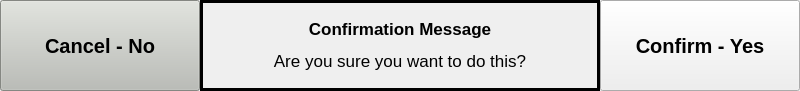
<?xml version="1.0" encoding="UTF-8"?>
<ui version="4.0">
 <class>Form</class>
 <widget class="QWidget" name="Form">
  <property name="geometry">
   <rect>
    <x>0</x>
    <y>0</y>
    <width>800</width>
    <height>91</height>
   </rect>
  </property>
  <property name="windowTitle">
   <string>Form</string>
  </property>
  <layout class="QHBoxLayout" name="horizontalLayout">
   <property name="spacing">
    <number>0</number>
   </property>
   <property name="leftMargin">
    <number>0</number>
   </property>
   <property name="topMargin">
    <number>0</number>
   </property>
   <property name="rightMargin">
    <number>0</number>
   </property>
   <property name="bottomMargin">
    <number>0</number>
   </property>
   <item>
    <widget class="QPushButton" name="button_cancel">
     <property name="sizePolicy">
      <sizepolicy hsizetype="Minimum" vsizetype="Expanding">
       <horstretch>0</horstretch>
       <verstretch>0</verstretch>
      </sizepolicy>
     </property>
     <property name="palette">
      <palette>
       <active>
        <colorrole role="WindowText">
         <brush brushstyle="SolidPattern">
          <color alpha="255">
           <red>0</red>
           <green>0</green>
           <blue>0</blue>
          </color>
         </brush>
        </colorrole>
        <colorrole role="Button">
         <brush brushstyle="SolidPattern">
          <color alpha="255">
           <red>186</red>
           <green>189</green>
           <blue>182</blue>
          </color>
         </brush>
        </colorrole>
        <colorrole role="Light">
         <brush brushstyle="SolidPattern">
          <color alpha="255">
           <red>255</red>
           <green>255</green>
           <blue>255</blue>
          </color>
         </brush>
        </colorrole>
        <colorrole role="Midlight">
         <brush brushstyle="SolidPattern">
          <color alpha="255">
           <red>220</red>
           <green>222</green>
           <blue>218</blue>
          </color>
         </brush>
        </colorrole>
        <colorrole role="Dark">
         <brush brushstyle="SolidPattern">
          <color alpha="255">
           <red>93</red>
           <green>94</green>
           <blue>91</blue>
          </color>
         </brush>
        </colorrole>
        <colorrole role="Mid">
         <brush brushstyle="SolidPattern">
          <color alpha="255">
           <red>124</red>
           <green>126</green>
           <blue>121</blue>
          </color>
         </brush>
        </colorrole>
        <colorrole role="Text">
         <brush brushstyle="SolidPattern">
          <color alpha="255">
           <red>0</red>
           <green>0</green>
           <blue>0</blue>
          </color>
         </brush>
        </colorrole>
        <colorrole role="BrightText">
         <brush brushstyle="SolidPattern">
          <color alpha="255">
           <red>255</red>
           <green>255</green>
           <blue>255</blue>
          </color>
         </brush>
        </colorrole>
        <colorrole role="ButtonText">
         <brush brushstyle="SolidPattern">
          <color alpha="255">
           <red>0</red>
           <green>0</green>
           <blue>0</blue>
          </color>
         </brush>
        </colorrole>
        <colorrole role="Base">
         <brush brushstyle="SolidPattern">
          <color alpha="255">
           <red>255</red>
           <green>255</green>
           <blue>255</blue>
          </color>
         </brush>
        </colorrole>
        <colorrole role="Window">
         <brush brushstyle="SolidPattern">
          <color alpha="255">
           <red>186</red>
           <green>189</green>
           <blue>182</blue>
          </color>
         </brush>
        </colorrole>
        <colorrole role="Shadow">
         <brush brushstyle="SolidPattern">
          <color alpha="255">
           <red>0</red>
           <green>0</green>
           <blue>0</blue>
          </color>
         </brush>
        </colorrole>
        <colorrole role="AlternateBase">
         <brush brushstyle="SolidPattern">
          <color alpha="255">
           <red>220</red>
           <green>222</green>
           <blue>218</blue>
          </color>
         </brush>
        </colorrole>
        <colorrole role="ToolTipBase">
         <brush brushstyle="SolidPattern">
          <color alpha="255">
           <red>255</red>
           <green>255</green>
           <blue>220</blue>
          </color>
         </brush>
        </colorrole>
        <colorrole role="ToolTipText">
         <brush brushstyle="SolidPattern">
          <color alpha="255">
           <red>0</red>
           <green>0</green>
           <blue>0</blue>
          </color>
         </brush>
        </colorrole>
       </active>
       <inactive>
        <colorrole role="WindowText">
         <brush brushstyle="SolidPattern">
          <color alpha="255">
           <red>0</red>
           <green>0</green>
           <blue>0</blue>
          </color>
         </brush>
        </colorrole>
        <colorrole role="Button">
         <brush brushstyle="SolidPattern">
          <color alpha="255">
           <red>186</red>
           <green>189</green>
           <blue>182</blue>
          </color>
         </brush>
        </colorrole>
        <colorrole role="Light">
         <brush brushstyle="SolidPattern">
          <color alpha="255">
           <red>255</red>
           <green>255</green>
           <blue>255</blue>
          </color>
         </brush>
        </colorrole>
        <colorrole role="Midlight">
         <brush brushstyle="SolidPattern">
          <color alpha="255">
           <red>220</red>
           <green>222</green>
           <blue>218</blue>
          </color>
         </brush>
        </colorrole>
        <colorrole role="Dark">
         <brush brushstyle="SolidPattern">
          <color alpha="255">
           <red>93</red>
           <green>94</green>
           <blue>91</blue>
          </color>
         </brush>
        </colorrole>
        <colorrole role="Mid">
         <brush brushstyle="SolidPattern">
          <color alpha="255">
           <red>124</red>
           <green>126</green>
           <blue>121</blue>
          </color>
         </brush>
        </colorrole>
        <colorrole role="Text">
         <brush brushstyle="SolidPattern">
          <color alpha="255">
           <red>0</red>
           <green>0</green>
           <blue>0</blue>
          </color>
         </brush>
        </colorrole>
        <colorrole role="BrightText">
         <brush brushstyle="SolidPattern">
          <color alpha="255">
           <red>255</red>
           <green>255</green>
           <blue>255</blue>
          </color>
         </brush>
        </colorrole>
        <colorrole role="ButtonText">
         <brush brushstyle="SolidPattern">
          <color alpha="255">
           <red>0</red>
           <green>0</green>
           <blue>0</blue>
          </color>
         </brush>
        </colorrole>
        <colorrole role="Base">
         <brush brushstyle="SolidPattern">
          <color alpha="255">
           <red>255</red>
           <green>255</green>
           <blue>255</blue>
          </color>
         </brush>
        </colorrole>
        <colorrole role="Window">
         <brush brushstyle="SolidPattern">
          <color alpha="255">
           <red>186</red>
           <green>189</green>
           <blue>182</blue>
          </color>
         </brush>
        </colorrole>
        <colorrole role="Shadow">
         <brush brushstyle="SolidPattern">
          <color alpha="255">
           <red>0</red>
           <green>0</green>
           <blue>0</blue>
          </color>
         </brush>
        </colorrole>
        <colorrole role="AlternateBase">
         <brush brushstyle="SolidPattern">
          <color alpha="255">
           <red>220</red>
           <green>222</green>
           <blue>218</blue>
          </color>
         </brush>
        </colorrole>
        <colorrole role="ToolTipBase">
         <brush brushstyle="SolidPattern">
          <color alpha="255">
           <red>255</red>
           <green>255</green>
           <blue>220</blue>
          </color>
         </brush>
        </colorrole>
        <colorrole role="ToolTipText">
         <brush brushstyle="SolidPattern">
          <color alpha="255">
           <red>0</red>
           <green>0</green>
           <blue>0</blue>
          </color>
         </brush>
        </colorrole>
       </inactive>
       <disabled>
        <colorrole role="WindowText">
         <brush brushstyle="SolidPattern">
          <color alpha="255">
           <red>93</red>
           <green>94</green>
           <blue>91</blue>
          </color>
         </brush>
        </colorrole>
        <colorrole role="Button">
         <brush brushstyle="SolidPattern">
          <color alpha="255">
           <red>186</red>
           <green>189</green>
           <blue>182</blue>
          </color>
         </brush>
        </colorrole>
        <colorrole role="Light">
         <brush brushstyle="SolidPattern">
          <color alpha="255">
           <red>255</red>
           <green>255</green>
           <blue>255</blue>
          </color>
         </brush>
        </colorrole>
        <colorrole role="Midlight">
         <brush brushstyle="SolidPattern">
          <color alpha="255">
           <red>220</red>
           <green>222</green>
           <blue>218</blue>
          </color>
         </brush>
        </colorrole>
        <colorrole role="Dark">
         <brush brushstyle="SolidPattern">
          <color alpha="255">
           <red>93</red>
           <green>94</green>
           <blue>91</blue>
          </color>
         </brush>
        </colorrole>
        <colorrole role="Mid">
         <brush brushstyle="SolidPattern">
          <color alpha="255">
           <red>124</red>
           <green>126</green>
           <blue>121</blue>
          </color>
         </brush>
        </colorrole>
        <colorrole role="Text">
         <brush brushstyle="SolidPattern">
          <color alpha="255">
           <red>93</red>
           <green>94</green>
           <blue>91</blue>
          </color>
         </brush>
        </colorrole>
        <colorrole role="BrightText">
         <brush brushstyle="SolidPattern">
          <color alpha="255">
           <red>255</red>
           <green>255</green>
           <blue>255</blue>
          </color>
         </brush>
        </colorrole>
        <colorrole role="ButtonText">
         <brush brushstyle="SolidPattern">
          <color alpha="255">
           <red>93</red>
           <green>94</green>
           <blue>91</blue>
          </color>
         </brush>
        </colorrole>
        <colorrole role="Base">
         <brush brushstyle="SolidPattern">
          <color alpha="255">
           <red>186</red>
           <green>189</green>
           <blue>182</blue>
          </color>
         </brush>
        </colorrole>
        <colorrole role="Window">
         <brush brushstyle="SolidPattern">
          <color alpha="255">
           <red>186</red>
           <green>189</green>
           <blue>182</blue>
          </color>
         </brush>
        </colorrole>
        <colorrole role="Shadow">
         <brush brushstyle="SolidPattern">
          <color alpha="255">
           <red>0</red>
           <green>0</green>
           <blue>0</blue>
          </color>
         </brush>
        </colorrole>
        <colorrole role="AlternateBase">
         <brush brushstyle="SolidPattern">
          <color alpha="255">
           <red>186</red>
           <green>189</green>
           <blue>182</blue>
          </color>
         </brush>
        </colorrole>
        <colorrole role="ToolTipBase">
         <brush brushstyle="SolidPattern">
          <color alpha="255">
           <red>255</red>
           <green>255</green>
           <blue>220</blue>
          </color>
         </brush>
        </colorrole>
        <colorrole role="ToolTipText">
         <brush brushstyle="SolidPattern">
          <color alpha="255">
           <red>0</red>
           <green>0</green>
           <blue>0</blue>
          </color>
         </brush>
        </colorrole>
       </disabled>
      </palette>
     </property>
     <property name="font">
      <font>
       <pointsize>15</pointsize>
       <weight>75</weight>
       <bold>true</bold>
      </font>
     </property>
     <property name="text">
      <string>Cancel - No</string>
     </property>
    </widget>
   </item>
   <item>
    <widget class="QLabel" name="confirm_msg">
     <property name="minimumSize">
      <size>
       <width>400</width>
       <height>0</height>
      </size>
     </property>
     <property name="font">
      <font>
       <pointsize>13</pointsize>
      </font>
     </property>
     <property name="frameShape">
      <enum>QFrame::Box</enum>
     </property>
     <property name="lineWidth">
      <number>3</number>
     </property>
     <property name="text">
      <string>&lt;html&gt;&lt;head/&gt;&lt;body&gt;&lt;p&gt;&lt;span style=&quot; font-weight:600;&quot;&gt;Confirmation Message&lt;/span&gt;&lt;/p&gt;&lt;p&gt;Are you sure you want to do this?&lt;/p&gt;&lt;/body&gt;&lt;/html&gt;</string>
     </property>
     <property name="alignment">
      <set>Qt::AlignCenter</set>
     </property>
     <property name="wordWrap">
      <bool>true</bool>
     </property>
     <property name="margin">
      <number>6</number>
     </property>
    </widget>
   </item>
   <item>
    <widget class="QPushButton" name="button_confirm">
     <property name="sizePolicy">
      <sizepolicy hsizetype="Minimum" vsizetype="Expanding">
       <horstretch>0</horstretch>
       <verstretch>0</verstretch>
      </sizepolicy>
     </property>
     <property name="font">
      <font>
       <pointsize>15</pointsize>
       <weight>75</weight>
       <bold>true</bold>
      </font>
     </property>
     <property name="text">
      <string>Confirm - Yes</string>
     </property>
    </widget>
   </item>
  </layout>
 </widget>
 <resources/>
 <connections/>
</ui>
